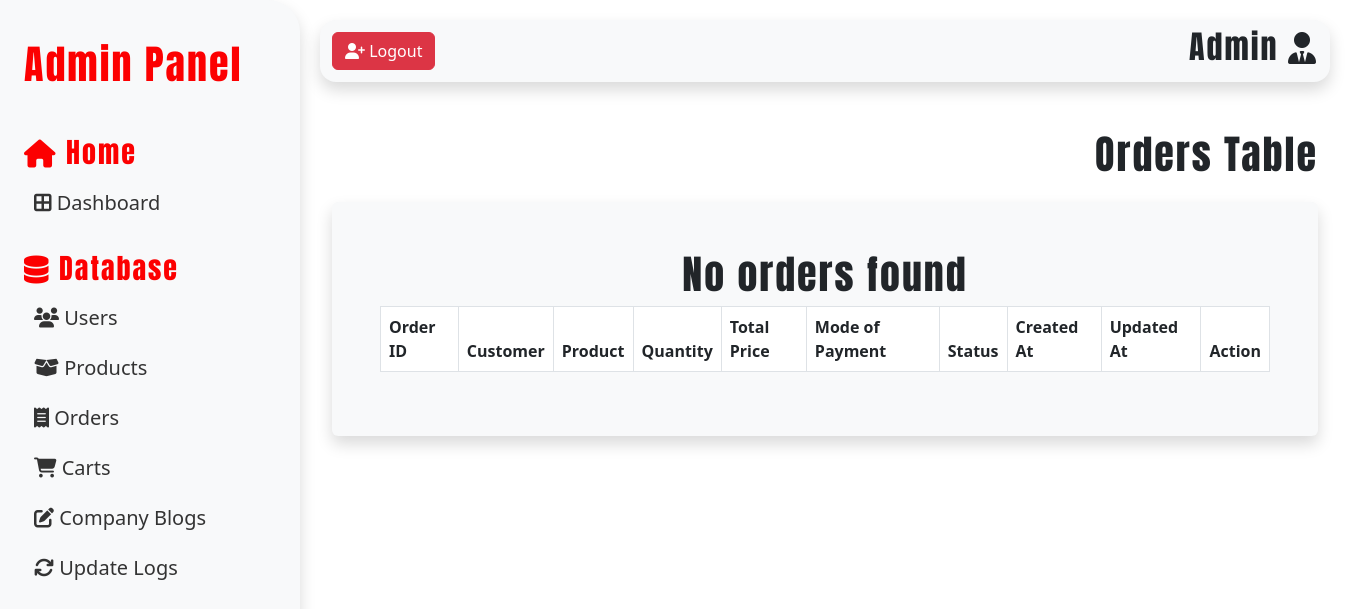
The page /src/adminIndex.php?page=orders (signed in) on the database as committed earlier.
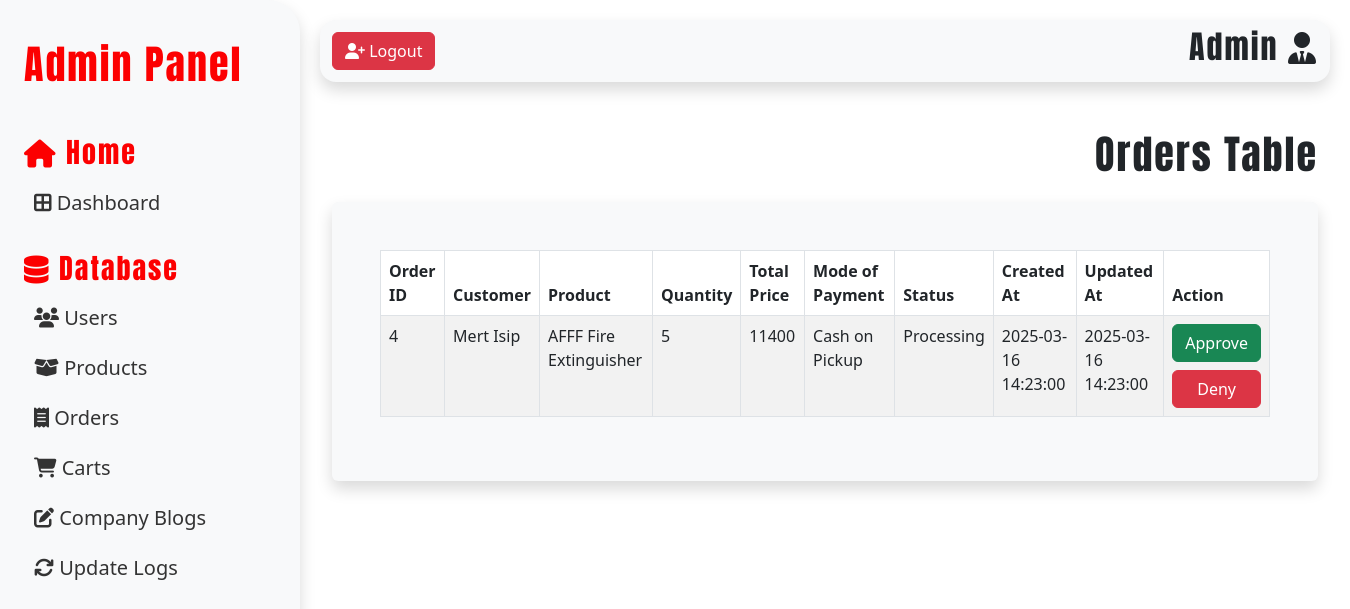
The same page on the database as committed later.
### tables this page shows
CREATE TABLE `orders_tbl` (
  `orderID` int(11) NOT NULL AUTO_INCREMENT,
  `userID` int(11) NOT NULL,
  `productID` int(11) NOT NULL,
  `orderQuantity` int(11) NOT NULL,
  `orderTotal` float NOT NULL DEFAULT 0,
  `mopID` int(11) NOT NULL,
  `statusID` int(11) NOT NULL,
  `createdAt` datetime NOT NULL DEFAULT current_timestamp(),
  `updatedAt` datetime NOT NULL DEFAULT current_timestamp(),
  PRIMARY KEY (`orderID`),
  KEY `productOrderFK` (`productID`) USING BTREE,
  KEY `userOrderFK` (`userID`) USING BTREE,
  KEY `orderStatusFK` (`statusID`) USING BTREE,
  KEY `mopOrderFK` (`mopID`),
  CONSTRAINT `mopOrderFK` FOREIGN KEY (`mopID`) REFERENCES `modes_of_payment_tbl` (`mopID`) ON DELETE NO ACTION ON UPDATE NO ACTION,
  CONSTRAINT `orderStatusFK` FOREIGN KEY (`statusID`) REFERENCES `order_statuses_tbl` (`statusID`) ON DELETE NO ACTION ON UPDATE NO ACTION,
  CONSTRAINT `productOrderFK` FOREIGN KEY (`productID`) REFERENCES `products_tbl` (`productID`) ON DELETE NO ACTION ON UPDATE NO ACTION,
  CONSTRAINT `userOrderFK` FOREIGN KEY (`userID`) REFERENCES `users_tbl` (`userID`) ON DELETE NO ACTION ON UPDATE NO ACTION
);

CREATE TABLE `products_tbl` (
  `productID` int(11) NOT NULL AUTO_INCREMENT,
  `userID` int(11) DEFAULT NULL,
  `productName` varchar(50) NOT NULL,
  `productIMG` varchar(100) NOT NULL,
  `categoryID` int(11) DEFAULT NULL,
  `productDesc` text NOT NULL,
  `productPrice` float NOT NULL,
  `inStock` int(11) NOT NULL DEFAULT 0,
  `createdAt` datetime NOT NULL DEFAULT current_timestamp(),
  `updatedAt` datetime NOT NULL DEFAULT current_timestamp(),
  PRIMARY KEY (`productID`),
  UNIQUE KEY `productName` (`productName`),
  KEY `productCategoryFK` (`categoryID`) USING BTREE,
  KEY `productUserFK` (`userID`),
  CONSTRAINT `productCategoryFK` FOREIGN KEY (`categoryID`) REFERENCES `categories_tbl` (`categoryID`) ON DELETE NO ACTION ON UPDATE NO ACTION,
  CONSTRAINT `productUserFK` FOREIGN KEY (`userID`) REFERENCES `users_tbl` (`userID`) ON DELETE NO ACTION ON UPDATE NO ACTION
);

CREATE TABLE `modes_of_payment_tbl` (
  `mopID` int(11) NOT NULL AUTO_INCREMENT,
  `mopName` varchar(50) NOT NULL,
  `createdAt` datetime NOT NULL DEFAULT current_timestamp(),
  `updatedAt` datetime NOT NULL DEFAULT current_timestamp(),
  PRIMARY KEY (`mopID`),
  UNIQUE KEY `mopName` (`mopName`)
);

CREATE TABLE `order_statuses_tbl` (
  `statusID` int(11) NOT NULL AUTO_INCREMENT,
  `statusName` varchar(50) NOT NULL,
  `createdAt` datetime NOT NULL DEFAULT current_timestamp(),
  `updatedAt` datetime NOT NULL DEFAULT current_timestamp(),
  PRIMARY KEY (`statusID`),
  UNIQUE KEY `statusName` (`statusName`)
);

### src/adminPages/ordersTable.php (the view, shortened to what this page needs)
<?php
require_once 'weltz_dbconnect.php';
$ordersSQL =
    "SELECT
        o.orderID,
        CONCAT(u.userFname, ' ', u.userLname) AS userFullName,
        p.productName,
        o.orderQuantity,
        o.orderTotal,
        mop.mopName,
        os.statusName,
        o.createdAt,
        o.updatedAt
    FROM
        orders_tbl o
    JOIN
        users_tbl u ON o.userID = u.userID
    JOIN
        products_tbl p ON o.productID = p.productID
    JOIN
        order_statuses_tbl os ON o.statusID = os.statusID
    JOIN
        modes_of_payment_tbl mop ON o.mopID = mop.mopID
    ";
$ordersSQLResult = $conn->query($ordersSQL);
?>
<div class="userTableHeader mb-3 d-flex justify-content-end align-items-center gap-3">
    <h1>Orders Table</h1>
</div>
<div class="container-fluid bg-light p-5 rounded shadow">
    <table id="myTable" class="table table-bordered table-striped">
        <thead>
            <tr>
                <th>Order ID</th>
                <th>Customer</th>
                <th>Product</th>
                <th>Quantity</th>
                <th>Total Price</th>
                <th>Mode of Payment</th>
                <th>Status</th>
                <th>Created At</th>
                <th>Updated At</th>
                <th>Action</th>
            </tr>
        </thead>
        <tbody>
            <?php
            if ($ordersSQLResult->num_rows > 0) {
                while ($row = $ordersSQLResult->fetch_assoc()) {
            ?>
                    <tr>
                        <td><?php echo $row['orderID'] ?></td>
                        <td><?php echo $row['userFullName'] ?></td>
                        <td><?php echo $row['productName'] ?></td>
                        <td><?php echo $row['orderQuantity'] ?></td>
                        <td><?php echo $row['orderTotal'] ?></td>
                        <td><?php echo $row['mopName'] ?></td>
                        <td><?php echo $row['statusName'] ?></td>
                        <td><?php echo  $row['createdAt'] ?></td>
                        <td><?php echo  $row['updatedAt'] ?></td>
                        <td>
                            <div class='d-grid gap-2'>
                                <button class='btn btn-success'>Approve</button>
                                <button class='btn btn-danger'>Deny</button>
                            </div>
                        </td>
                    </tr>
                <?php
                }
            } else {
                ?>
                <h1 class="text-center">No orders found</h1>
            <?php
            }
            ?>
        </tbody>
    </table>
</div>

Rows that differ between the two databases and show on the page:
added orders_tbl: orderID "4", userFullName "Mert Isip", productID.productName "AFFF Fire Extinguisher", orderQuantity "5", orderTotal "11400", mopID.mopName "Cash on Pickup", statusID.statusName "Processing", createdAt "2025-03-16 14:23:00", updatedAt "2025-03-16 14:23:00"
Other text that changed with them:
text no longer shown: "No orders found"
